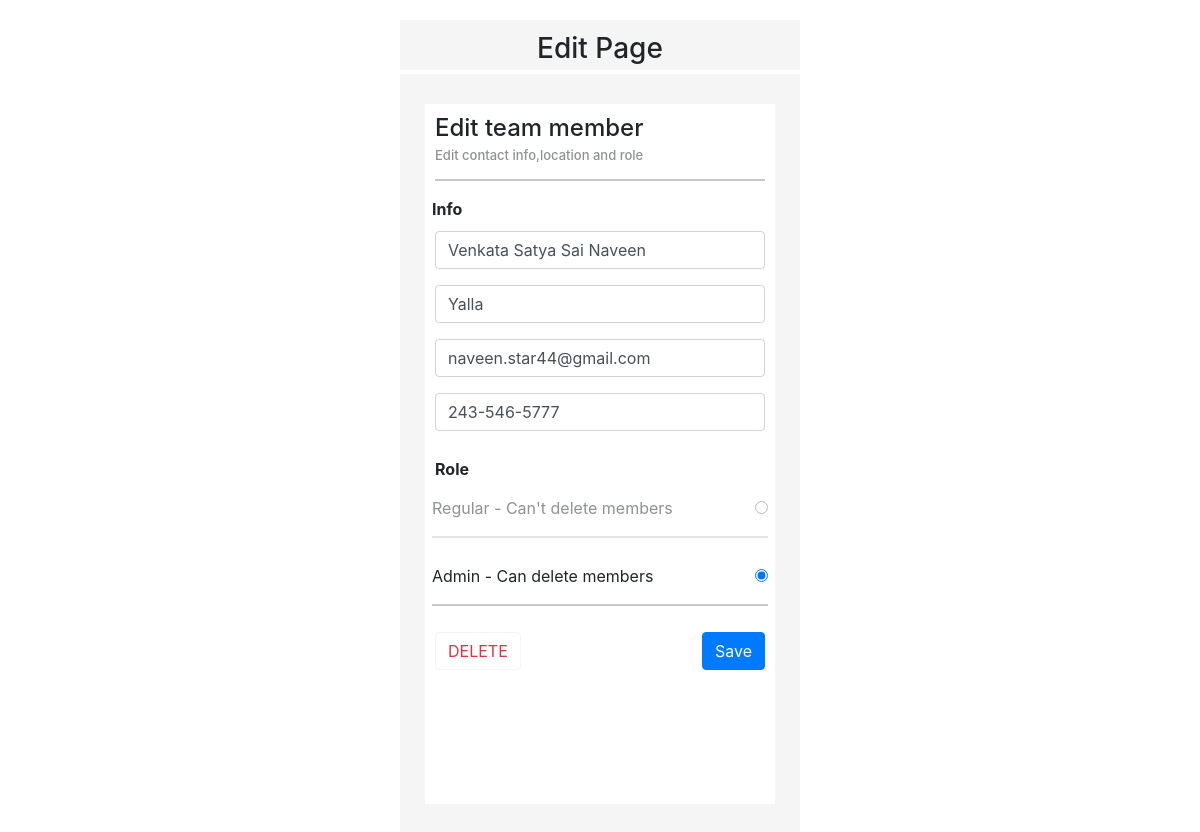
The app's page /edit-people/40 with its own data.
### teammember/models.py (models this page shows, shortened)
class People(models.Model):
    firstname = models.CharField(max_length=40,null=False,blank=False)
    lastname =models.CharField(max_length=40,null=True,blank=False)
    email = models.EmailField(max_length = 50,unique=True)
    phone = models.CharField(max_length=13,null=False,blank=False,unique=True,validators=[MinLengthValidator(10)])
    create = models.DateTimeField(auto_now_add=True)
    role=[
        ("member","Regular - Can't delete members"),
        ("admin","Admin - Can delete members")
    ]
    choice=models.CharField(choices=role,default="member",max_length=20)
    class Meta:
        ordering = ['create']

### teammember/views.py (the view)
# urls.py: path('edit-people/<int:pk>',EditPeople.as_view(),name='edit-people'),
class EditPeople(UpdateView):
    model=People
    context_object_name = 'editpeople'
    form_class = PostForm
    template_name = 'teammember/editpeople.html'
    success_url = reverse_lazy('team')

### teammember/forms.py (shortened to what this page needs)
class PostForm(forms.ModelForm):
    class Meta:
        model=People
        fields ="__all__"
    def __init__(self, *args, **kwargs):
        super().__init__(*args, **kwargs)
        self.fields["choice"]=forms.ChoiceField(
        widget=forms.RadioSelect(),
        choices=People.role)
        self.fields['firstname'] = forms.CharField(widget=forms.TextInput(attrs={'placeholder': 'FirstName'}))
        self.fields['lastname'] = forms.CharField(widget=forms.TextInput(attrs={'placeholder': 'LastName'}))
        self.fields['email'] = forms.CharField(widget=forms.TextInput(attrs={'placeholder': 'Email'}))
        self.fields['phone'] = forms.CharField(widget=forms.TextInput(attrs={'placeholder': 'Phone'}))
        self.fields['firstname'].label ,self.fields['lastname'].label , self.fields['email'].label,self.fields['phone'].label = "","","",""

### teammember/templates/teammember/editpeople.html (shortened to what this page needs)
{% extends 'teammember/main.html' %}
{% load crispy_forms_tags %}
{% load phone %}
{% block content %}
{% include 'teammember/mainbar.html' %}
      <form method="POST" id="delete_id" action="{% url 'delete-people' form.instance.id %}">
        {% csrf_token %}<input style="border-color:whitesmoke;" class="btn btn-outline-danger float-left" type="submit" value="DELETE">
     </form>
    </div>
</div>
{% endblock content %}

### teammember/templates/teammember/mainbar.html (shortened to what this page needs)
{% load crispy_forms_tags %}
<div class="container" id="big1">
    <div style="width: 350px;height:100%;padding:auto" class="container-sm">
    <div class="row text-center">
        <div class="col text-center"style="padding-bottom: 12px;padding-top: 12px;">
            <h3 class="headings" style="padding:auto;">Add Page</h3>
        </div>
</div>
</div>
</div>
<div class="container" id="big">
    <div style="background:white" class="container-sm"   id="cont">
         <div class="row">
            <div style="font-size:x-large" class="col-sm" style="margin-top: 30px;">
             <h4 class="headings"> Add a team member</h4> <br><h6 class="headings" id="opa" style="font-size: small;">Set email, location and role.</h6>
            </div>
       </div>
       <hr class="solid">
       <form method="post" action="">
        <div class="row">
            <div style="margin-bottom: 10px;"><b>Info</b></div>
          <div class="col-12">
            {{ form.firstname|as_crispy_field }}
          </div>
          <div class="col-12">
            {{ form.lastname|as_crispy_field }}
          </div>
          <div class="col-12">
            {{ form.email|as_crispy_field }}
          </div>
          <div class="col-12">
            {{ form.phone|as_crispy_field }}
          </div>
          <div style="margin-top: 10px;" class="col-12">
            <div><b>Role</b></div>
            <div style="margin-top: 15px;">
            {% for radio in form.choice %}
            <div style="padding-left:0;" class="form-check row">
    <label for="{{ radio.id_for_label }}">
        {{ radio.choice_label }}
        <span class="radio float-right">{{ radio.tag }}</span>
        <br><br>
        <hr  class="solid">
    </label>
    </div>
{% endfor %}
</div>
</div>
</div>
       <div clas=row>
        <button type="submit" class="btn  float-right btn-primary",value="submit">Save</button>
    </div>
      </form>

### teammember/templates/teammember/main.html (style rules this page uses)
body { margin-top: 20px; }
#cont { max-width: 600px; background: whitesmoke; padding: 10px; width: 350px; min-height: 700px; max-height: 100%; }
h1, h2, h3, h4, h5, h6, .h1, .h2, .h3, .h4, .h5, .h6,br,.br { margin-top: 0; margin-bottom: 0; padding: 0%; }
h6 { padding-top: 5px; }
#big { max-height: 100%; max-width: 100%; width: 400px; height:100%; background: whitesmoke; margin-top: 4px; overflow: auto; padding-top: 30px; padding-bottom: 30px; }
#big1 { background: whitesmoke; max-height: 100%; width: 400px; height:50px; }
#opa { opacity:0.5; }

### records on screen
People: firstname "Venkata Satya Sai Naveen", lastname "Yalla", email "naveen.star44@gmail.com", phone "243-546-5777"

### other values on screen
{{ radio.choice_label }} "Regular - Can't delete members" "Admin - Can delete members"
